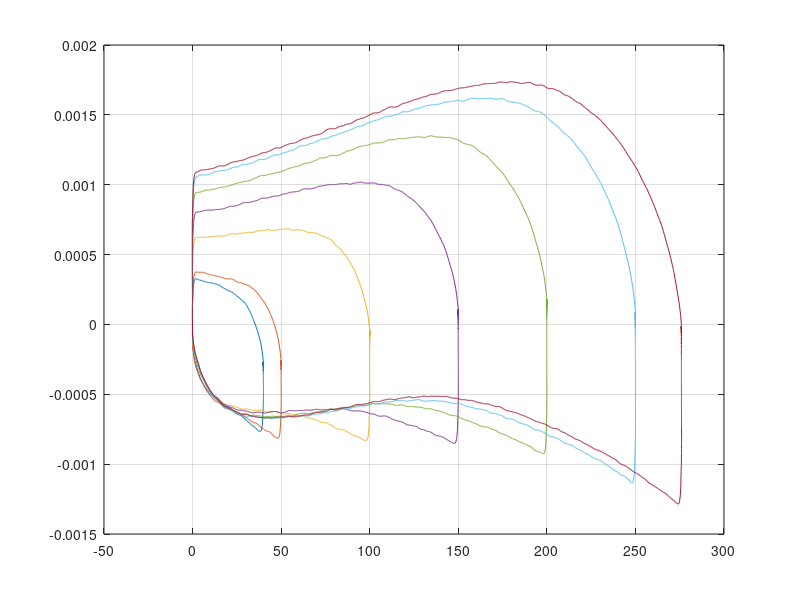
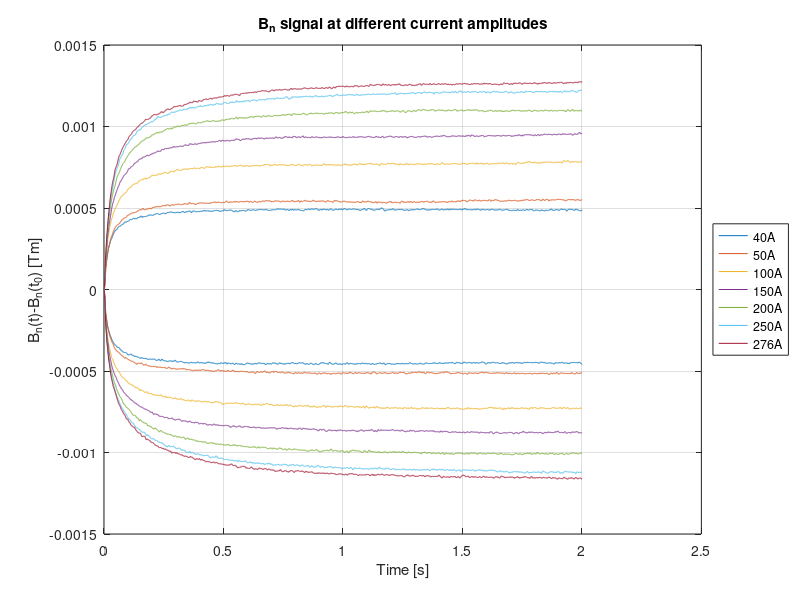

Source code (MATLAB) for these figures, in order: (Note: this script raises an error after producing the figures.)
%% Eddy current analysis
% Christian Grech - 13.03.2019 - TE-MSC-MM

%% Clear Variables, Close Current Figures
clc;
clear all;
close all;
p(1) = 0.001272614147872;
p(2) = 2.026356882029685e-04;

%% Load data
r3=24000:36600;  r4=24000:39000;  r6=24000:42000;  r9=24000:40000;  r12=26000:44000;  r15=26000:40000;  r18=30000:45000; 
load('data/Cycle_40A_500As.mat');
I40 = curr(r3);
B40 = BdL(r3);
t40 = tim(r3); grad_est = grad_est';
g40 = grad_est(r3);
load('data/Cycle_50A_500As.mat'); 
I50 = curr(r4);
B50 = BdL(r4);
t50 = tim(r4); grad_est = grad_est';
g50 = grad_est(r4);
load('data/Cycle_100A_500As.mat'); 
I100 = curr(r6);
B100 = BdL(r6);
t100 = tim(r6); grad_est = grad_est';
g100 = grad_est(r6);
load('data/Cycle_150A_500As.mat'); 
I150 = curr(r9);
B150 = BdL(r9);
t150 = tim(r9); grad_est = grad_est';
g150 = grad_est(r9);
load('data/Cycle_200A_500As.mat');
I200 = curr(r12);
B200 = BdL(r12);
t200 = tim(r12); grad_est = grad_est';
g200 = grad_est(r12);
load('data/Cycle_250A_500As.mat'); 
I250 = curr(r15);
B250 = BdL(r15);
t250 = tim(r15); grad_est = grad_est';
g250 = grad_est(r15);
load('data/Cycle_276A_500As.mat'); 
I276 = curr(r18);
B276 = BdL(r18);
t276 = tim(r18); grad_est = grad_est';
g276 = grad_est(r18);
% Variable: time; Vc; 
% figure; plot(I40, B40./I40, I50, B50./I50, I100, B100./I100, I150, B150./I150, I200, B200./I200, I250, B250./I250, I276, B276./I276); ylim([1.2e-3 1.4e-3]); grid on;
%% Read Data
[v i276] = min(diff(g276));
[v i250] = min(diff(g250));
[v i200] = min(diff(g200));
[v i150] = min(diff(g150));
[v i100] = min(diff(g100));
[v i50] = min(diff(g50));
[v i40] = min(diff(g40));

[v i276d] = max(diff(g276(5001:end)));
[v i250d] = max(diff(g250(5001:end)));
[v i200d] = max(diff(g200(5001:end)));
[v i150d] = max(diff(g150(5001:end)));
[v i100d] = max(diff(g100(5001:end)));
[v i50d] = max(diff(g50(5001:end)));
[v i40d] = max(diff(g40(5001:end)));
   
i276d = i276d+5000; i250d = i250d+5000; i200d = i200d+5000; i150d = i150d+5000; i100d = i100d+5000; i50d = i50d+5000; i40d = i40d+5000;
      
%%
z1 = (B40-(p(1)*I40)-p(2));
z2 = (B50-(p(1)*I50)-p(2));
z3 = (B100-(p(1)*I100)-p(2));
z4 = (B150-(p(1)*I150)-p(2));
z5 = (B200-(p(1)*I200)-p(2));
z6 = (B250-(p(1)*I250)-p(2));
z7 = (B276-(p(1)*I276)-p(2));

 figure; plot(I40, z1, I50, z2, I100, z3, I150, z4, I200, z5, I250, z6, I276, z7); grid on;
% 
a = 1.6;
dI40up = z1(1:end/a);
dI50up = z2(1:end/a);
dI100up = z3(1:end/a);
dI150up =  z4(1:end/a);
dI200up = z5(1:end/a);
dI250up = z6(1:end/a);
 dI276up = z7(1:end/a);

b=4000; c=4000;

 e40up = dI40up(i40:(i40+b)); e50up = dI50up(i50:i50+b); e100up = dI100up(i100:i100+b); e150up = dI150up(i150:i150+b); e200up = dI200up(i200:i200+b); e250up = dI250up(i250:i250+b); e276up = dI276up(i276:i276+b); 
 e40d = z1(i40d:(i40d+c)); e50d = z2(i50d:i50d+c); e100d = z3(i100d:i100d+c); e150d = z4(i150d:i150d+c); e200d = z5(i200d:i200d+c); e250d = z6(i250d:i250d+c); e276d = z7(i276d:i276d+c); 
% 

et = linspace(0, length(e40up)/2000, length(e40up));
etd = linspace(0, length(e40d)/2000, length(e40d));

e40n = e40up-e40up(1);
e50n = e50up-e50up(1);
e100n = e100up-e100up(1);
e150n = e150up-e150up(1);
e200n = e200up-e200up(1);
e250n = e250up-e250up(1);
e276n = e276up-e276up(1);

e40dn = e40d-e40d(1);
e50dn = e50d-e50d(1);
e100dn = e100d-e100d(1);
e150dn = e150d-e150d(1);
e200dn = e200d-e200d(1);
e250dn = e250d-e250d(1);
e276dn = e276d-e276d(1);
% 
%  figure; plot(e276n, e50n, 'k--'); hold on; plot(e276n,e100n, 'b'); hold on; plot(e276n, e150n, 'r--');  hold on; plot(e276n, e200n, 'm--'); hold on; plot(e276n, e250n, 'k'); hold on; plot(e276n, e40n, 'k'); grid on;
figure; plot(et,e40n); hold on; plot(et,e50n); hold on; plot(et,e100n); hold on; plot(et,e150n); hold on; plot(et,e200n);hold on; plot(et,e250n); hold on; plot(et,e276n); legend('40A', '50A', '100A', '150A', '200A', '250A', '276A');  grid on;
hold on; plot(etd,e40dn); hold on; plot(etd,e50dn); hold on; plot(etd,e100dn); hold on; plot(etd,e150dn); hold on; plot(etd,e200dn);hold on; plot(etd,e250dn); hold on; plot(etd,e276dn); legend('40A', '50A', '100A', '150A', '200A', '250A', '276A', 'Location','eastoutside'); title('B_n signal at different current amplitudes')
xlabel('Time [s]');
ylabel('B_n(t)-B_n(t_0) [Tm]');

amp = [40; 50; 100; 150; 200; 250; 276];

%% Means of BdL and B
f40_ = expFitdouble(et, e40n);
f50_ = expFitdouble(et, e50n);
f100_ = expFitdouble(et, e100n);
f150_ =expFitdouble(et, e150n);
f200_ = expFitdouble(et, e200n);
f250_ = expFitdouble(et, e250n);
f276_ = expFitdouble(et, e276n);
g40_ = expFitdouble(etd, e40dn);
g50_ = expFitdouble(etd, e50dn);
g100_ = expFitdouble(etd, e100dn);
g150_ = expFitdouble(etd, e150dn);
g200_ = expFitdouble(etd, e200dn);
g250_ = expFitdouble(etd, e250dn);
g276_ = expFitdouble(etd, e276dn);

f40= coeffvalues(f40_); f50= coeffvalues(f50_); f100= coeffvalues(f100_); f150= coeffvalues(f150_); f200= coeffvalues(f200_); f250= coeffvalues(f250_); f276= coeffvalues(f276_);
g40= coeffvalues(g40_); g50= coeffvalues(g50_); g100= coeffvalues(g100_); g150= coeffvalues(g150_); g200= coeffvalues(g200_); g250= coeffvalues(g250_); g276= coeffvalues(g276_);
a = [f40(1); f50(1); f100(1); f150(1); f200(1); f250(1); f276(1)];
b = [f40(2); f50(2); f100(2); f150(2); f200(2); f250(2); f276(2)];
c = [f40(3); f50(3); f100(3); f150(3); f200(3); f250(3); f276(3)];
d = [f40(4); f50(4); f100(4); f150(4); f200(4); f250(4); f276(4)];
e = [f40(5); f50(5); f100(5); f150(5); f200(5); f250(5); f276(5)];

a2 = [g40(1); g50(1); g100(1); g150(1); g200(1); g250(1); g276(1)];
b2 = [g40(2); g50(2); g100(2); g150(2); g200(2); g250(2); g276(2)];
c2 = [g40(3); g50(3); g100(3); g150(3); g200(3); g250(3); g276(3)];
d2 = [g40(4); g50(4); g100(4); g150(4); g200(4); g250(4); g276(4)];
e2 = [g40(5); g50(5); g100(5); g150(5); g200(5); g250(5); g276(5)];

% UP
t1 = polyFit(amp, a);
t2 = polyFit(amp, b);
t3 = polyFit(amp, c);
t4 = polyFit(amp, d);
t5 = polyFit(amp, e);
% DOWN
t6 = polyFit(amp, a2);
t7 = polyFit(amp, b2);
t8 = polyFit(amp, c2);
t9 = polyFit(amp, d2);
t10= polyFit(amp, e2);

% 
% 
v = 40; 
exp_mod_up = t1(v)*(1-(t2(v)*exp(-t3(v)*et))-(t4(v)*exp(-t5(v)*et)));
exp_mod_down = t6(v)*(1-(t7(v)*exp(-t8(v)*et))-(t9(v)*exp(-t10(v)*et)));
figure; plot(et, exp_mod_up, 'b--','LineWidth',2); hold on; plot(et, e40n, 'r-', 'LineWidth',1); grid on; hold on; 
plot(etd, exp_mod_down, 'b--','LineWidth',2); hold on; plot( etd, e40dn, 'r-', 'LineWidth',1);   hold on;

v = 50; 
exp_mod_up = t1(v)*(1-(t2(v)*exp(-t3(v)*et))-(t4(v)*exp(-t5(v)*et)));
exp_mod_down = t6(v)*(1-(t7(v)*exp(-t8(v)*et))-(t9(v)*exp(-t10(v)*et)));
 plot(et, exp_mod_up, 'b--', 'LineWidth',2); hold on; plot(et, e50n, 'r-', 'LineWidth',1);  grid on; hold on;
plot(etd, exp_mod_down, 'b--', 'LineWidth',2); hold on; plot(etd, e50dn, 'r-', 'LineWidth',1);   hold on;

v = 100; 
exp_mod_up = t1(v)*(1-(t2(v)*exp(-t3(v)*et))-(t4(v)*exp(-t5(v)*et)));
exp_mod_down = t6(v)*(1-(t7(v)*exp(-t8(v)*et))-(t9(v)*exp(-t10(v)*et)));
 plot(et, exp_mod_up, 'b--','LineWidth',2); hold on; plot( et, e100n, 'r-', 'LineWidth',1);  grid on; hold on;
plot(etd, exp_mod_down, 'b--', 'LineWidth',2); hold on; plot(etd, e100dn, 'r-', 'LineWidth',1);   hold on;

v = 150; 
exp_mod_up = t1(v)*(1-(t2(v)*exp(-t3(v)*et))-(t4(v)*exp(-t5(v)*et)));
exp_mod_down = t6(v)*(1-(t7(v)*exp(-t8(v)*et))-(t9(v)*exp(-t10(v)*et)));
 plot(et, exp_mod_up, 'b--','LineWidth',2); hold on; plot( et, e150n, 'r-', 'LineWidth',1);  grid on; hold on;
plot(etd, exp_mod_down, 'b--', 'LineWidth',2); hold on; plot(etd, e150dn, 'r-', 'LineWidth',1);   hold on;

v = 200; 
exp_mod_up = t1(v)*(1-(t2(v)*exp(-t3(v)*et))-(t4(v)*exp(-t5(v)*et)));
exp_mod_down = t6(v)*(1-(t7(v)*exp(-t8(v)*et))-(t9(v)*exp(-t10(v)*et)));
 plot(et, exp_mod_up, 'b--', 'LineWidth',2); hold on; plot(et, e200n, 'r-', 'LineWidth',1);  grid on; hold on;
plot(etd, exp_mod_down, 'b--', 'LineWidth',2); hold on; plot(etd, e200dn, 'r-', 'LineWidth',1);   hold on;

v = 250; 
exp_mod_up = t1(v)*(1-(t2(v)*exp(-t3(v)*et))-(t4(v)*exp(-t5(v)*et)));
exp_mod_down = t6(v)*(1-(t7(v)*exp(-t8(v)*et))-(t9(v)*exp(-t10(v)*et)));
 plot(et, exp_mod_up, 'b--', 'LineWidth',2); hold on; plot(et, e250n, 'r-', 'LineWidth',1);  grid on; hold on;
plot(etd, exp_mod_down, 'b--', 'LineWidth',2); hold on; plot(etd, e250dn, 'r-', 'LineWidth',1);   hold on;

v = 276; 
exp_mod_up = t1(v)*(1-(t2(v)*exp(-t3(v)*et))-(t4(v)*exp(-t5(v)*et)));
exp_mod_down = t6(v)*(1-(t7(v)*exp(-t8(v)*et))-(t9(v)*exp(-t10(v)*et)));
 plot(et, exp_mod_up, 'b--', 'LineWidth',2); hold on; plot(et, e276n, 'r-', 'LineWidth',1);  grid on; hold on;
plot(etd, exp_mod_down, 'b--', 'LineWidth',2); hold on; plot(etd, e276dn, 'r-', 'LineWidth',1);   hold on;
legend('Modelled', 'Actual'); 
 xlabel('Time [s]'); xlim([0 2]);

%% Test function


